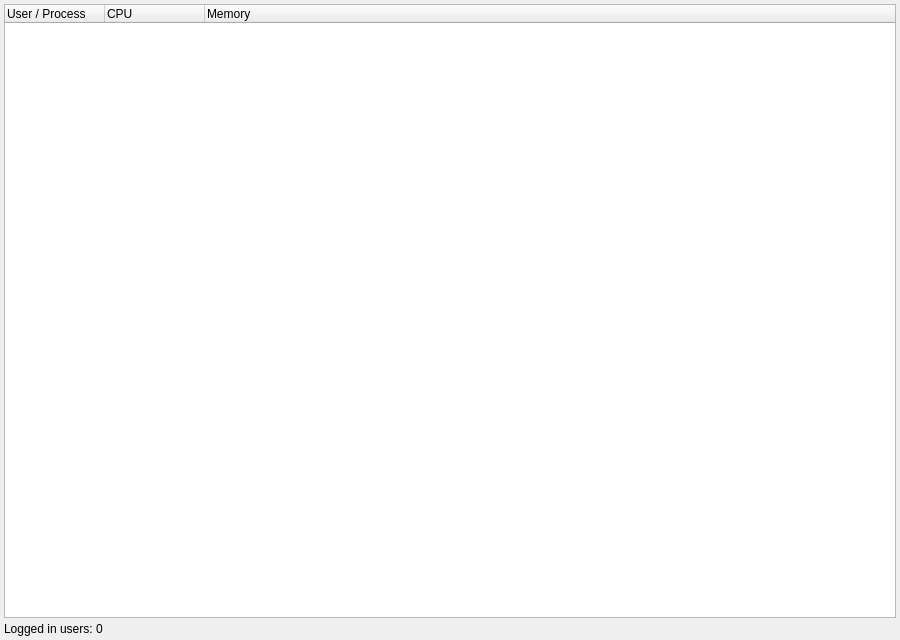
<?xml version="1.0" encoding="UTF-8"?>
<ui version="4.0">
 <class>UsersWidget</class>
 <widget class="QWidget" name="UsersWidget">
  <property name="geometry">
   <rect>
    <x>0</x>
    <y>0</y>
    <width>900</width>
    <height>640</height>
   </rect>
  </property>
  <layout class="QVBoxLayout" name="verticalLayout">
   <property name="spacing">
    <number>4</number>
   </property>
   <property name="leftMargin">
    <number>4</number>
   </property>
   <property name="topMargin">
    <number>4</number>
   </property>
   <property name="rightMargin">
    <number>4</number>
   </property>
   <property name="bottomMargin">
    <number>4</number>
   </property>
   <item>
    <widget class="QTreeWidget" name="treeWidget">
     <property name="alternatingRowColors">
      <bool>true</bool>
     </property>
     <property name="rootIsDecorated">
      <bool>true</bool>
     </property>
     <property name="itemsExpandable">
      <bool>true</bool>
     </property>
     <column>
      <property name="text">
       <string>User / Process</string>
      </property>
     </column>
     <column>
      <property name="text">
       <string>CPU</string>
      </property>
     </column>
     <column>
      <property name="text">
       <string>Memory</string>
      </property>
     </column>
    </widget>
   </item>
   <item>
    <widget class="QLabel" name="statusLabel">
     <property name="text">
      <string>Logged in users: 0</string>
     </property>
    </widget>
   </item>
  </layout>
 </widget>
 <resources/>
 <connections/>
</ui>
